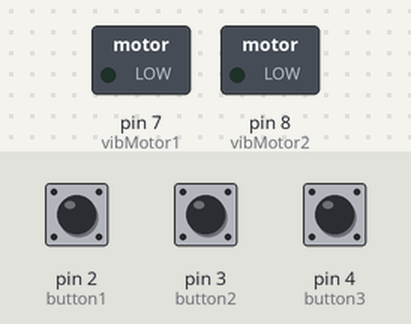
A sketch run on a simulated Arduino Uno, built with avr-gcc and run on an emulated ATmega328P. Parts: switched loads named in the sketch (green lamp = pin HIGH). Dashed ring = blinking. The test bench sets the inputs (shaded band); at power-on: pin 2 (button1) LOW, pin 3 (button2) LOW, pin 4 (button3) LOW.

Above: at 1.2 s.
1.3 s: pin 2 (button1) pulled HIGH for 0.15 s
At 1.5 s:
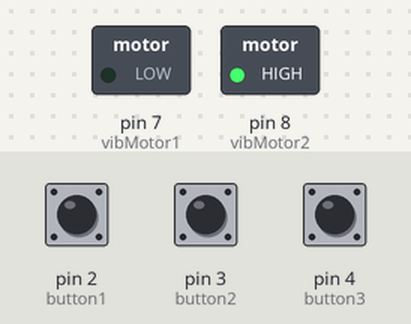
4.3 s: pin 3 (button2) pulled HIGH for 0.15 s
At 4.91 s:
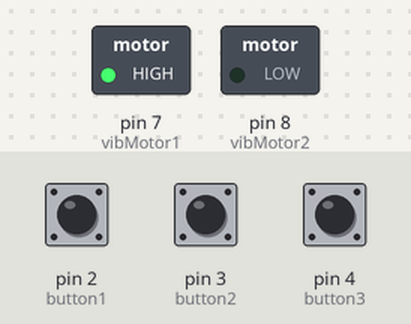
6.6 s: pin 4 (button3) pulled HIGH for 0.15 s
At 6.67 s:
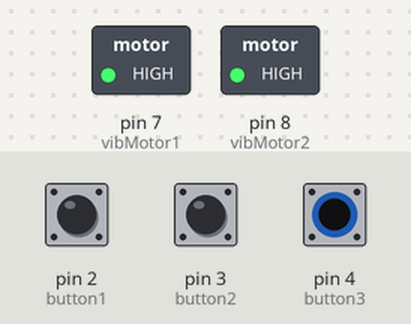
8.2 s: pin 4 (button3) pulled HIGH for 3.2 s
At 12.6 s:
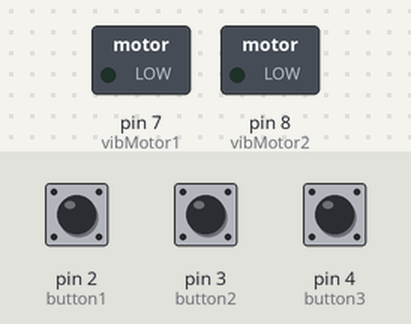
12.9 s: pin 2 (button1) pulled HIGH for 3.2 s
At 13.1 s:
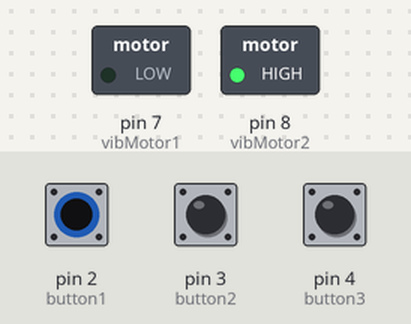
Timing chart, 0 to 18.4 s (numbered marks = the images above; inputs shaded):
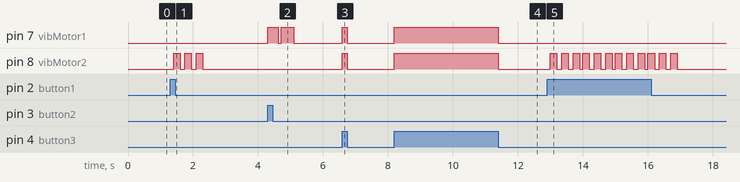

Measured:
- after the input at 1.3 s, pin 8 (vibMotor2): alternates HIGH for 0.20 s and LOW for 0.15 s, 6 changes in all, then stays LOW, starting after 0.10 s
- after the input at 4.3 s, pin 7 (vibMotor1): alternates HIGH for 0.35 s and LOW for 0.10 s, 4 changes in all, then stays LOW, starting at once
- after the input at 6.6 s, pin 7 (vibMotor1), pin 8 (vibMotor2): LOW → HIGH at once, → LOW 0.15 s later
- after the input at 8.2 s, pin 7 (vibMotor1), pin 8 (vibMotor2): LOW → HIGH at once, → LOW 3.2 s later
- after the input at 12.9 s, pin 8 (vibMotor2): alternates HIGH for 0.20 s and LOW for 0.15 s, 24 changes in all, then stays LOW, starting after 0.10 s

The sketch:

vibrationband_grootbreadboard.ino
```cpp
/* ---------------------------------------------------------
    Vibration bands code
    created by: Antoine Hogenboom
    on: 16-02-2015
--------------------------------------------------------- */
//Initialisatie van alle variabelen en poorttoewijzing
// button1 zit op D2, button2 op D3 etc
const int button1 = 2;
const int button2 = 3;
const int button3 = 4;
const int button4 = 5;

//Initialisatie van de vibratiemotoren
//vibMotor1 zit op poort 7
const int vibMotor1 =  7;
const int vibMotor2 =  8;

//Variabelen die de startintensiteit en de toename van intensiteit bepalen.
int intensity = 0;
int increase = 3;

int intensity2 = 255;
int decrease = 15;

int motorState = 0;
long previousVibeMillis = 0;
long intervalVibe = 30;

//Initialisatie van de status van de knoppen
//Standaard is de knop niet ingedrukt
int buttonState1 = 0;
int buttonState2 = 0;
int buttonState3 = 0;


void setup() {
  //Vertel Arduino welke variabelen input zijn en welke output
  pinMode(button1, INPUT);
  pinMode(button2, INPUT);
  pinMode(button3, INPUT);
  pinMode(vibMotor1, OUTPUT);
  pinMode(vibMotor2, OUTPUT);

}

void loop() {
  //Hier begint de daadwerkelijke actie

  //Lees de status van de knoppen uit
  buttonState1 = digitalRead(button1);
  buttonState2 = digitalRead(button2);
  buttonState3 = digitalRead(button3);

  //Als knop1 ingedrukt is
  if (buttonState1 == HIGH) {
    //Voer functie langkort() uit
  // harderzachter();
  faster();
  }

  //Als knop2 is ingedrukt
  if (buttonState2 == HIGH) {
    iphone();
  }

  if (buttonState3 == HIGH) {
    //Als knop4 ingedrukt is, zet dan de trilmotor aan
   digitalWrite(vibMotor1, HIGH);
   digitalWrite(vibMotor2, HIGH);
  }
   else
   {
     //En als je de knop loslaat, zet hem dan weer uit
     digitalWrite(vibMotor1, LOW);
     digitalWrite(vibMotor2, LOW);
   }

}


// -----------------------------------------------------------------//
//De diverse functies die aangeroepen worden
void bounce()
{
  digitalWrite(vibMotor1, LOW);
  delay(100);
  digitalWrite(vibMotor1, HIGH);
  delay(100);
  digitalWrite(vibMotor1, LOW);
  delay(100);
  digitalWrite(vibMotor1, LOW);
  delay(100);
  digitalWrite(vibMotor1, HIGH);
}


void faster()
{
  digitalWrite(vibMotor2, 0);
  delay(100);
  digitalWrite(vibMotor2, 255);
  delay(200);
  digitalWrite(vibMotor2, 0);
  delay(150);
  digitalWrite(vibMotor2, 255);
  delay(200);
  digitalWrite(vibMotor2, 0);
  delay(150);
  digitalWrite(vibMotor2, 255);
  delay(200);
  digitalWrite(vibMotor2,0);
}

void langkort()
{
  digitalWrite(vibMotor1, LOW);
  delay(1000);
  digitalWrite(vibMotor1, HIGH);
  delay(100);
  digitalWrite(vibMotor1, LOW);
  delay(1000);
  digitalWrite(vibMotor1, LOW);
  delay(100);
  digitalWrite(vibMotor1, HIGH);
}


void iphone()
{
  analogWrite(vibMotor1, 255);
  delay(320);
  analogWrite(vibMotor1, 0);
  delay(100);
  analogWrite(vibMotor1, 255);
  delay(380);
  analogWrite(vibMotor1, 0);
}

void fitbitalarm()
{
  analogWrite(vibMotor1, 255);
  delay(280);
  analogWrite(vibMotor1, 0);
  delay(70);
   analogWrite(vibMotor1, 255);
  delay(280);
  analogWrite(vibMotor1, 0);
  delay(70);
   analogWrite(vibMotor1, 255);
  delay(280);
  analogWrite(vibMotor1, 0);
  delay(70);
   analogWrite(vibMotor1, 255);
  delay(280);
  analogWrite(vibMotor1, 0);
  delay(70);
  analogWrite(vibMotor1, 255);
  delay(700);
  analogWrite(vibMotor1, 0);
  delay(70);
  analogWrite(vibMotor1, 255);
  delay(280);
  analogWrite(vibMotor1, 0);
  delay(70);
  analogWrite(vibMotor1, 255);
  delay(280);
  analogWrite(vibMotor1, 0);
  delay(70);
  analogWrite(vibMotor1, 255);
  delay(280);
  analogWrite(vibMotor1, 0);
  delay(70);
}

void harderzachter()
{
  analogWrite(vibMotor1, 50);
  delay(300);
  analogWrite(vibMotor1, 100);
  delay(300);
  analogWrite(vibMotor1, 150);
  delay(300);
  analogWrite(vibMotor1, 200);
  delay(300);
  analogWrite(vibMotor1, 255);
  delay(300);
  analogWrite(vibMotor1, 0);
  analogWrite(vibMotor2, 255);
  delay(300);
  analogWrite(vibMotor2, 200);
  delay(300);
  analogWrite(vibMotor2, 150);
  delay(300);
  analogWrite(vibMotor2, 100);
  delay(300);
  analogWrite(vibMotor2, 100);
  delay(300);
  analogWrite(vibMotor2, 50);
  delay(300);
}
```
